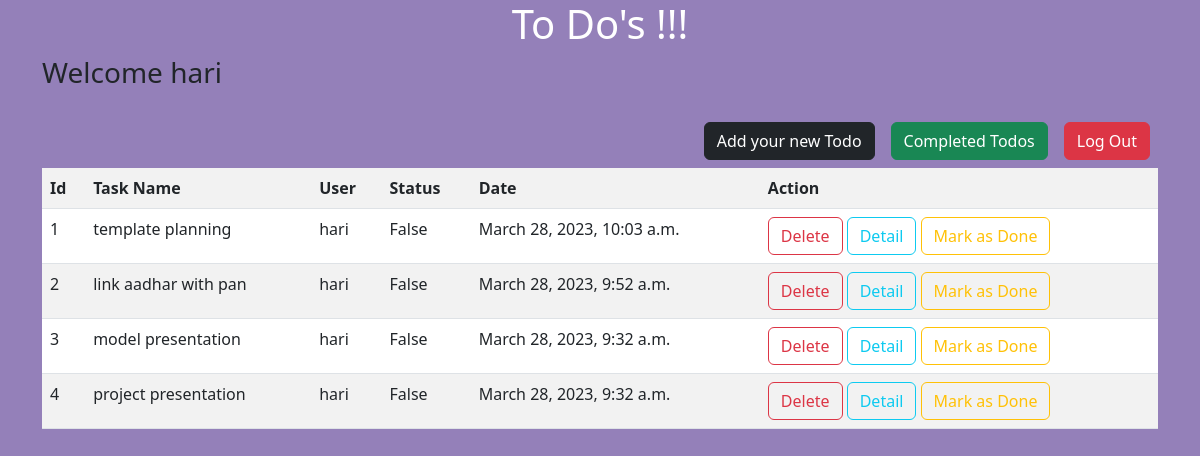
The app's page /todo/all/ (signed in) with its own data.
### tasks/models.py (models this page shows, shortened)
class Todo(models.Model):
    task_name=models.CharField(max_length=250)
    user=models.ForeignKey(User,on_delete=models.CASCADE)
    status=models.BooleanField(default=False)
    date=models.DateTimeField(auto_now_add=True)

### tasks/views.py (the view)
# urls.py: path('todo/all/',views.TodoListView.as_view(),name="todo-list"),
class TodoListView(View):
    def get(self,request,*args,**kwargs):
        qs=Todo.objects.filter(status=False,user=request.user).order_by("-date") ## sort by descending order
        return render(request,'todo-list.html',{"todos":qs})

### tasks/templates/todo-list.html (shortened to what this page needs)
<!DOCTYPE html>
<html lang="en">
<head>
    <link href="https://cdn.jsdelivr.net/npm/bootstrap@5.3.0-alpha1/dist/css/bootstrap.min.css" rel="stylesheet">
</head>
<body style="background-color:rgba(51, 13, 121, 0.521);">
    <div class="container">
        <h1 class="text-center" style="color:white">To Do's !!!</h1>
        <h3>Welcome {{request.user}}</h3>
        <div class="d-flex flex-row-reverse">
            <div class="p-2"><a href="{%url 'signout'%}" class="mt-3 btn btn-danger">Log Out</a></div>
            <div class="p-2"><a href="{%url 'todo-completed'%}" class="mt-3 btn btn-success">Completed Todos</a></div>
            <div class="p-2"><a href="{%url 'todo-add'%}" class="mt-3 btn btn-dark">Add your new Todo</a></div>
        </div>
        <table class="table table-striped" style="background-color: aliceblue;">
            <tr>
                <th>Id</th>
                <th>Task Name</th>
                <th>User</th>
                <th>Status</th>
                <th>Date</th>
                <th>Action</th>
            </tr>
            {%for i in todos%}
            <tr>
                <td>{{forloop.counter}}</td>
                <td>{{i.task_name}}</td>
                <td>{{i.user}}</td>
                <td>{{i.status}}</td>
                <td>{{i.date}}</td>
                <td>
                    <a href="{%url 'todo-delete' i.id %}" class="btn btn-outline-danger">Delete</a>
                    <a href="{%url 'todo-detail' i.id %}" class="btn btn-outline-info">Detail</a>
                    <a href="{%url 'todo-edit' i.id%}" class="btn btn-outline-warning">Mark as Done</a>
                </td>
            </tr>
            {%endfor%}
        </table>
    </div>
</body>
</html>

### records on screen
Todo: task_name "template planning", user "hari", status "False", date "March 28, 2023, 10:03 a.m."
Todo: task_name "link aadhar with pan", user "hari", status "False", date "March 28, 2023, 9:52 a.m."
Todo: task_name "model presentation", user "hari", status "False", date "March 28, 2023, 9:32 a.m."
Todo: task_name "project presentation", user "hari", status "False", date "March 28, 2023, 9:32 a.m."

### other values on screen
{{ request.user }} "hari"
